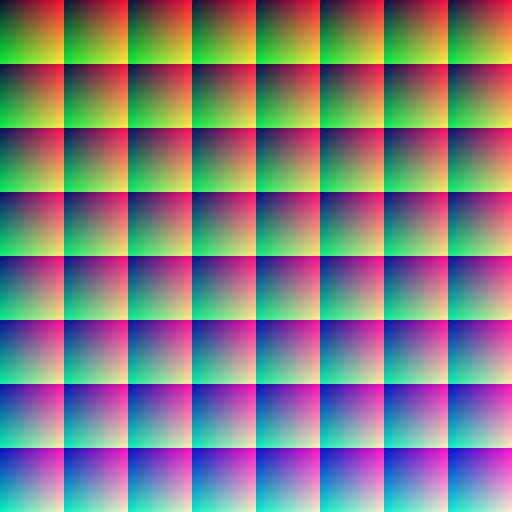
#> input picture filter/1.png, 512 x 512 px; its folder holds only this picture in this run
$ python -i picture_matting.py   (imports and definitions only)
#> lines starting #> are read from the running program, lines starting #| are printed output that depends on the picture; after the words box and inside, x2 and y2 are one past the last pixel; in counts of white or black regions, pixels touching at a corner belong together; pictures that were not available may be replaced by others from this repository, and a replacement may not be noted
import cv2
import numpy as np
import os
from config import *
from filter import filter


def hjx_matting(foreground_path=foreground_path,
                background_path=background_path,
                out_path=out_path,
                fg_fx=fg_fx,
                fg_fy=fg_fy,
                center_x=center_x,
                center_y=center_y,
                bg_fx=bg_fx,
                bg_fy=bg_fy,
                median_blur=median_blur,
                filter_name=filter_name):
    """进行图片抠图、合成操作"""
#> called with foreground_path = 'data/fg', background_path = 'data/bg', out_path = 'data/out', fg_fx = 0.55, fg_fy = 0.55, center_x = 24, center_y = 664, bg_fx = 1
    foreground_path = foreground_path
    background_path = background_path
    fg_filelist = os.listdir(foreground_path)
    bg_filelist = os.listdir(background_path)
    filter_ = cv2.imread(filter_name)
#> filter_ is the input picture: shape (512, 512, 3); mean B, G, R 128, 128, 128
    import shutil
    try:
        shutil.rmtree(out_path)
    except OSError:
        pass
    os.mkdir(out_path)
    for i in range(len(fg_filelist)):
        fb_filename = foreground_path + "/" + fg_filelist[i]
        bg_filename = background_path + "/" + bg_filelist[i]

        # 运行流程日记
        print("%d-%d" % ((i + 1), len(fg_filelist)))

        # 设置前景人物图片大小
        fg_img = cv2.imread(fb_filename)
        fg_img = cv2.resize(fg_img, None, fx=fg_fx, fy=fg_fy)
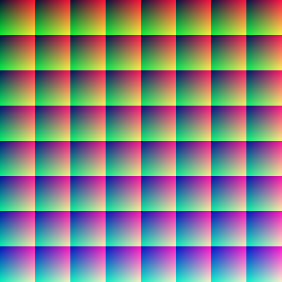
#> fg_img: shape (282, 282, 3); mean B, G, R 128.1, 127.8, 127.8

        # 设置背景图片大小
        bg_img = cv2.imread(bg_filename)
        bg_img = cv2.resize(bg_img, None, fx=bg_fx, fy=bg_fy)

        # 提取mask
        rows, cols, channels = fg_img.shape  # 将展示图片大小的尺寸和通道数重新赋值给原来的值
#> rows = 282; cols = 282; channels = 3
        hsv = cv2.cvtColor(fg_img, cv2.COLOR_BGR2HSV)  # 转换图片颜色空间
#> hsv: shape (282, 282, 3); mean H, S, V 93.1, 147.9, 180.7
        lower_blue = np.array([lower, 43, 46])  # 新建一个列表数组，为HSV绿色下限
        upper_blue = np.array([upper, 255, 255])  # 新建一个列表数组，为HSV绿色上限
        mask = cv2.inRange(hsv, lower_blue, upper_blue)  # 将hsv格式图片进行阈值处理变成gray格式图片
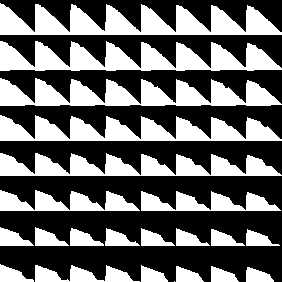
#> mask: shape (282, 282); 40.1% white; 22 white regions (1 under 20 px), largest, box (x1, y1, x2, y2) and area: (0, 3, 282, 35) 5208, (0, 41, 282, 71) 4946, (0, 78, 282, 106) 4695

        # 对mask进行加工处理
        median = cv2.medianBlur(mask, median_blur)  # 进行中值滤波消除边缘锯齿
        erode = cv2.erode(median, None, iterations=erode_iter)  # 腐蚀，消除黑噪点
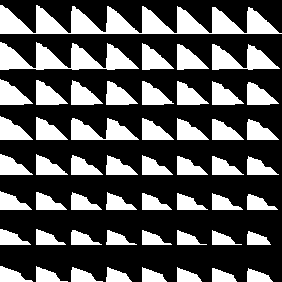
#> erode: shape (282, 282); 31.7% white; 52 white regions, largest, box (x1, y1, x2, y2) and area: (0, 5, 282, 34) 4233, (0, 42, 139, 70) 2046, (212, 44, 280, 70) 968
        dilate = cv2.dilate(erode, None, iterations=dilate_iter)  # 膨胀，消除白噪点
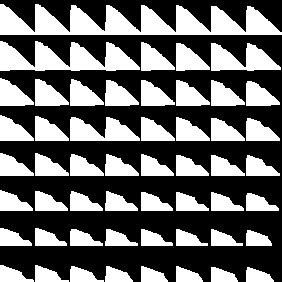
#> dilate: shape (282, 282); 39.9% white; 52 white regions, largest, box (x1, y1, x2, y2) and area: (0, 4, 282, 35) 5199, (0, 41, 140, 71) 2512, (211, 43, 281, 71) 1210
        mask = 255 - dilate

        # 定义前景人物图片在背景图片中的位置
        center = [center_x, center_y]

        # todo 使用cv2的掩码进行合成，每张1080x1920图片提高速度1秒，本来3.4秒现在只需2.38秒
        roi = bg_img[center[0]:center[0] + rows, center[1]:center[1] + cols]  # 在背景上面找到放置的区域
#> roi = empty array
        img1_bg = cv2.bitwise_and(fg_img, fg_img, mask=mask)
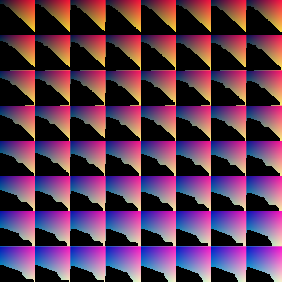
#> img1_bg: shape (282, 282, 3); mean B, G, R 81.3, 56, 90.5
#> (the run stopped early here; a loop or call above may not have finished)
